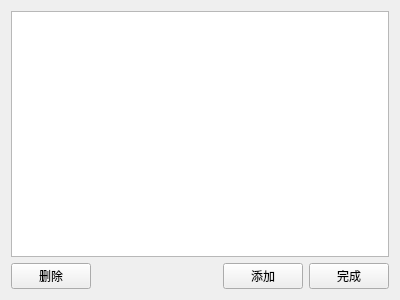
<?xml version="1.0" encoding="UTF-8"?>
<ui version="4.0">
 <class>ipfModelerIn</class>
 <widget class="QWidget" name="ipfModelerIn">
  <property name="geometry">
   <rect>
    <x>0</x>
    <y>0</y>
    <width>400</width>
    <height>300</height>
   </rect>
  </property>
  <property name="windowTitle">
   <string>添加数据</string>
  </property>
  <layout class="QVBoxLayout" name="verticalLayout">
   <item>
    <widget class="QTableWidget" name="tableWidget"/>
   </item>
   <item>
    <layout class="QHBoxLayout" name="horizontalLayout">
     <item>
      <widget class="QPushButton" name="pushButton_3">
       <property name="minimumSize">
        <size>
         <width>75</width>
         <height>25</height>
        </size>
       </property>
       <property name="text">
        <string>删除</string>
       </property>
      </widget>
     </item>
     <item>
      <spacer name="horizontalSpacer">
       <property name="orientation">
        <enum>Qt::Horizontal</enum>
       </property>
       <property name="sizeHint" stdset="0">
        <size>
         <width>40</width>
         <height>20</height>
        </size>
       </property>
      </spacer>
     </item>
     <item>
      <widget class="QPushButton" name="pushButton">
       <property name="minimumSize">
        <size>
         <width>75</width>
         <height>25</height>
        </size>
       </property>
       <property name="text">
        <string>添加</string>
       </property>
      </widget>
     </item>
     <item>
      <widget class="QPushButton" name="pushButton_2">
       <property name="minimumSize">
        <size>
         <width>75</width>
         <height>25</height>
        </size>
       </property>
       <property name="text">
        <string>完成</string>
       </property>
      </widget>
     </item>
    </layout>
   </item>
  </layout>
 </widget>
 <layoutdefault spacing="6" margin="11"/>
 <resources/>
 <connections/>
</ui>
